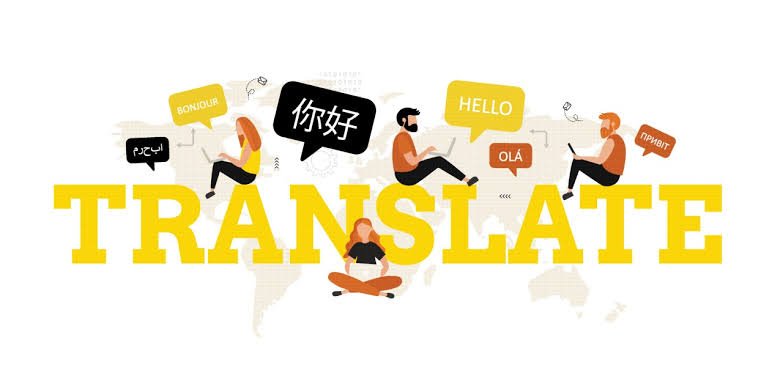
#> input picture day_19/input images/sample_translation.jpeg, 783 x 392 px, found by its file name
$ python translation.py
#> lines starting #> are read from the running program, lines starting #| are printed output that depends on the picture
import cv2
import numpy as np
img=cv2.imread("C:/Users/User/Documents/GitHub/day_19/input images/sample_translation.jpeg")
#> img is the input picture: shape (392, 783, 3); mean B, G, R 213.8, 237.8, 244.3
height,width,channel=img.shape
#> height = 392; width = 783; channel = 3
matrix1=np.float32([[1,0,150],[0,1,0]])
matrix2=np.float32([[1,0,0],[0,1,80]])
horizontal=cv2.warpAffine(img,matrix1,(width,height))
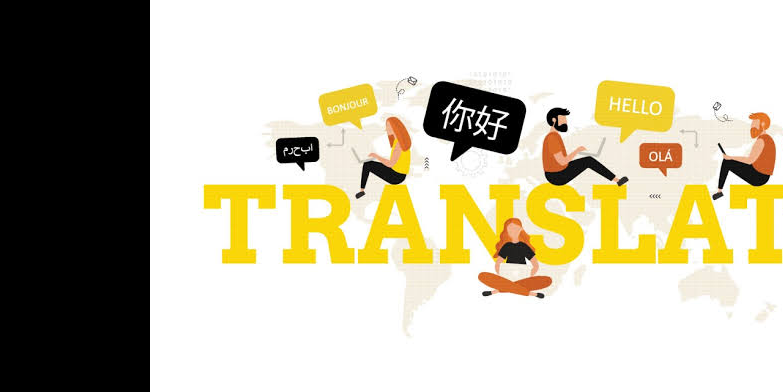
#> horizontal: shape (392, 783, 3); mean B, G, R 168.6, 189.9, 195.7
vertical=cv2.warpAffine(img,matrix2,(width,height))
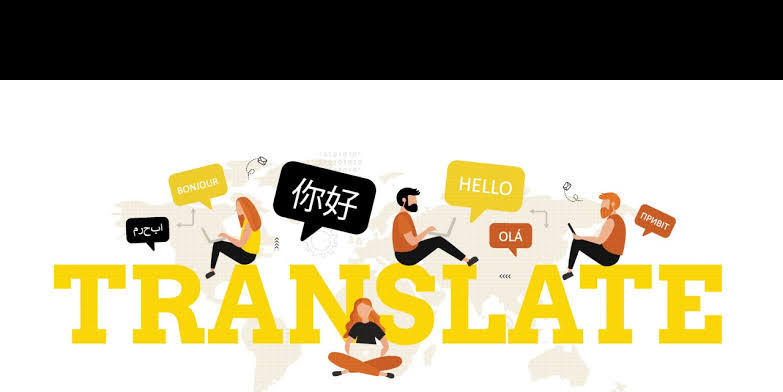
#> vertical: shape (392, 783, 3); mean B, G, R 161.8, 185.8, 192.2
cv2.imshow("Original",img)
cv2.imshow("horizontal",horizontal)
cv2.imshow("vertical",vertical)
cv2.imwrite("horizontal_translated.jpg",horizontal)
cv2.imwrite("vertical_translated.jpg",vertical)
cv2.waitKey(0)
cv2.destroyAllWindows

$ run again, with day_19/input images/challenge3.webp saved as day_19/input images/sample_translation.jpeg
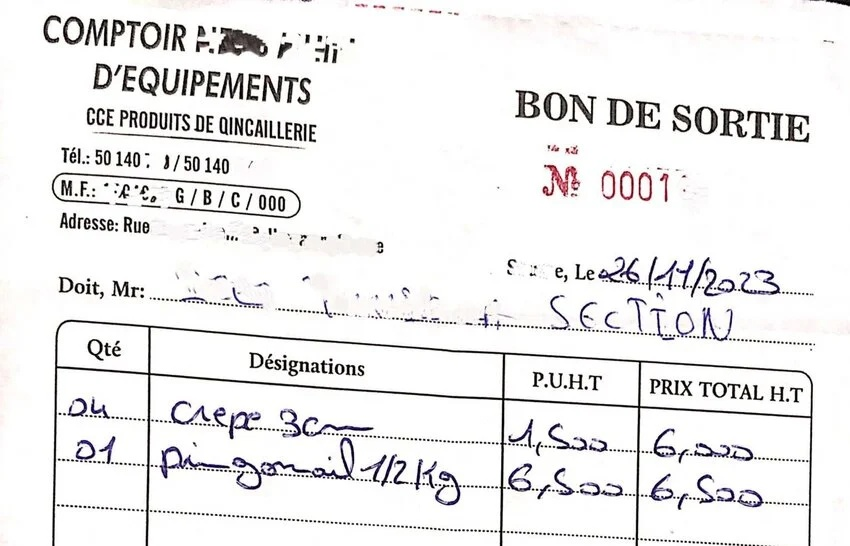
#> input picture day_19/input images/challenge3.webp, 850 x 546 px, found by its file name
#> img is the input picture: shape (546, 850, 3); mean B, G, R 236, 235.9, 236.6
#> `horizontal=cv2.warpAffine(img,matrix1,(width,height))`:
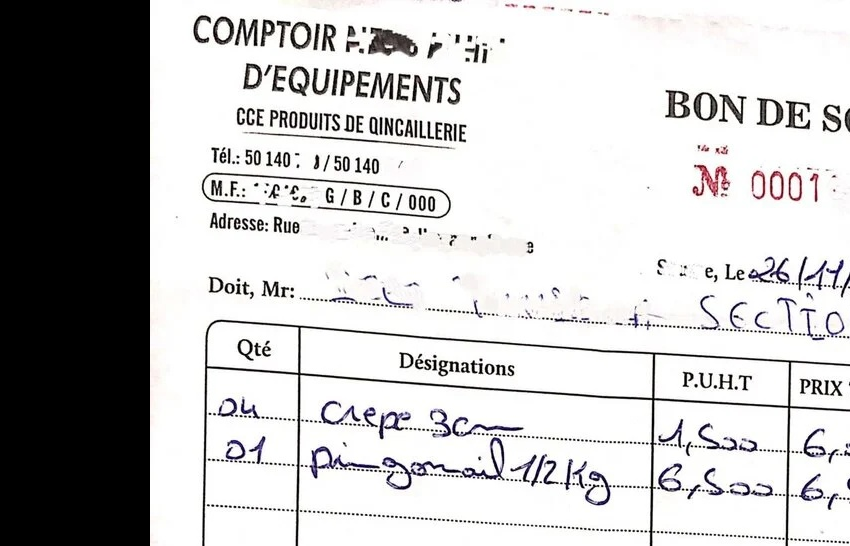
#> horizontal: shape (546, 850, 3); mean B, G, R 193.5, 193.4, 194.1
#> `vertical=cv2.warpAffine(img,matrix2,(width,height))`:
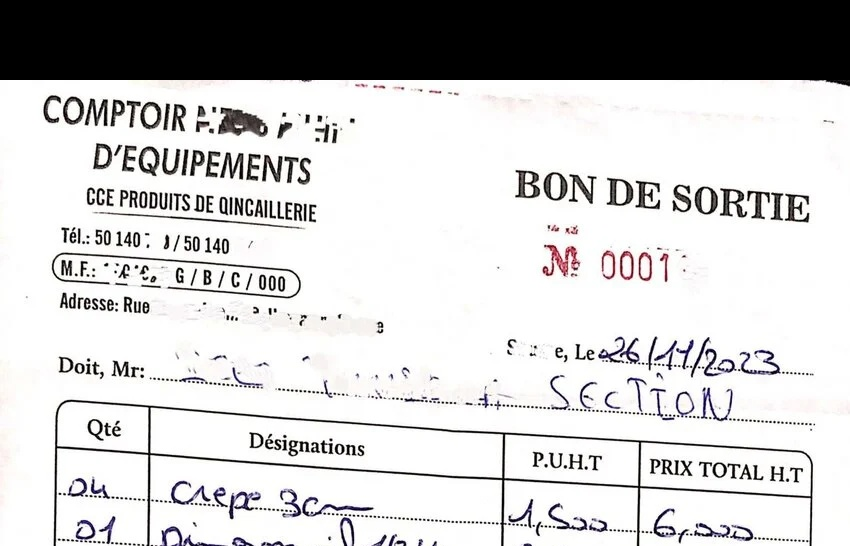
#> vertical: shape (546, 850, 3); mean B, G, R 201.1, 201.1, 201.8
